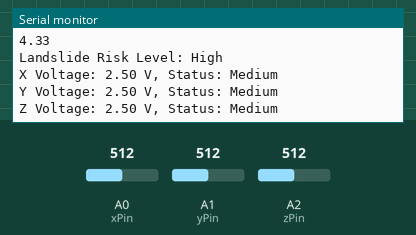
The sketch below on a simulated Arduino Uno, built with avr-gcc and run on an emulated ATmega328P. Parts: the last lines printed to the serial monitor. Inputs (shaded band) come from the test bench; at power-on: A0 (xPin) = 512, A1 (yPin) = 512, A2 (zPin) = 512.

Above: at 1.4 s.
1.5 s: A0 (xPin) set to 596
At 2.18 s:
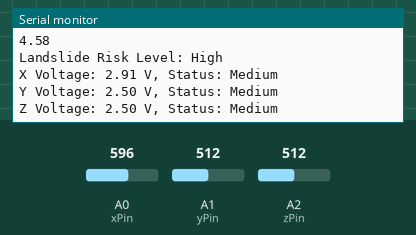
3.0 s: A0 (xPin) set to 629
At 3.91 s:
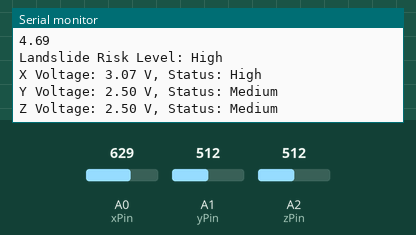
5.6 s: A1 (yPin) set to 602
At 6.22 s:
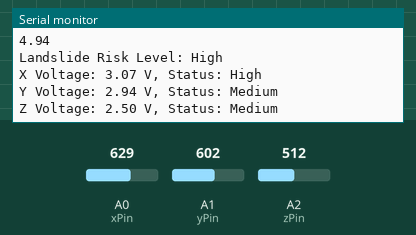
8.8 s: A1 (yPin) set to 625
At 9.69 s:
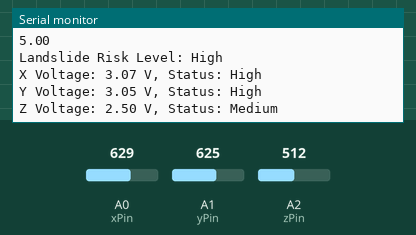
11.4 s: A2 (zPin) set to 603
At 11.99 s:
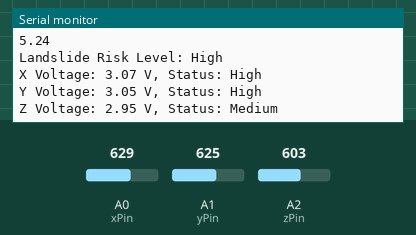
12.9 s: A2 (zPin) set to 625
At 13.71 s:
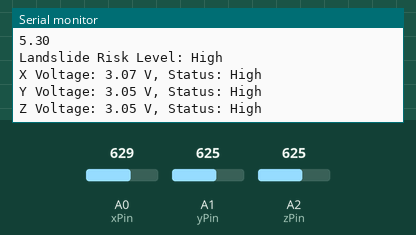
Timing chart, 0 to 15.9 s (numbered marks = the images above; inputs shaded):
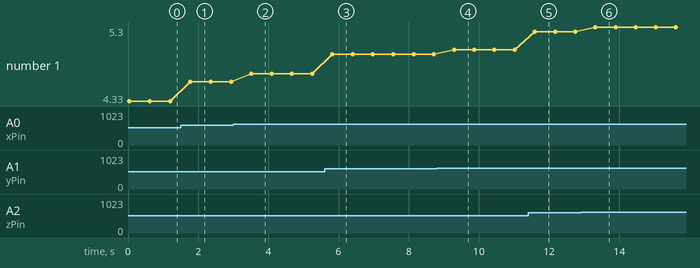

The sketch:

gy61.ino
```cpp
// Define pins for the accelerometer
const int xPin = A0;  // Pin connected to X output
const int yPin = A1;  // Pin connected to Y output
const int zPin = A2;  // Pin connected to Z output

// Define thresholds for voltage ranges (adjust as needed)
const float lowThreshold = 2.5;   // Below this voltage is considered "Low"
const float mediumThreshold = 3.0; // Between lowThreshold and this is "Medium"
const float highThreshold = 3.4;  // Above this voltage is considered "High"

void setup() {
  // Start serial communication
  Serial.begin(9600);
  Serial.println("GY-61 (ADXL335) Accelerometer Test");
}

void loop() {
  // Read the analog values from the accelerometer
  int xValue = analogRead(xPin);
  int yValue = analogRead(yPin);
  int zValue = analogRead(zPin);

  // Convert the analog readings to voltage
  float xVoltage = xValue * (5.0 / 1023.0);
  float yVoltage = yValue * (5.0 / 1023.0);
  float zVoltage = zValue * (5.0 / 1023.0);
  float accelMagnitude = sqrt(xVoltage * xVoltage + yVoltage * yVoltage + zVoltage * zVoltage);
  Serial.println(accelMagnitude);
  // Determine the risk level and print the corresponding message
  if (accelMagnitude <= lowThreshold) {
    Serial.println("Landslide Risk Level: Low");
  } else if (accelMagnitude > lowThreshold && accelMagnitude <= mediumThreshold) {
    Serial.println("Landslide Risk Level: Middle");
  } else {
    Serial.println("Landslide Risk Level: High");
  }

  // Categorize and print the voltage values
  Serial.print("X Voltage: ");
  Serial.print(xVoltage);
  Serial.print(" V, Status: ");
  Serial.println(getStatus(xVoltage));

  Serial.print("Y Voltage: ");
  Serial.print(yVoltage);
  Serial.print(" V, Status: ");
  Serial.println(getStatus(yVoltage));

  Serial.print("Z Voltage: ");
  Serial.print(zVoltage);
  Serial.print(" V, Status: ");
  Serial.println(getStatus(zVoltage));

  Serial.println(); // Newline for better readability

  // Add a delay before the next reading
  delay(500);
}

// Function to determine the status based on voltage
String getStatus(float voltage) {
  if (voltage < lowThreshold) {
    return "Low";
  } else if (voltage < mediumThreshold) {
    return "Medium";
  } else if (voltage < highThreshold) {
    return "High";
  } else {
    return "Over range";
  }
}
```

Measured:
- the behaviour switches between 613 and 614 on A2 (zPin) (found by bisection; images 5 and 6)
- after the input at 1.5 s, the serial monitor: prints a new line after 0.28 s (image 1)
- after the input at 3.0 s, the serial monitor: prints a new line after 0.52 s (image 2)
- after the input at 5.6 s, the serial monitor: prints a new line after 0.23 s (image 3)
- after the input at 8.8 s, the serial monitor: prints a new line after 0.49 s (image 4)
- after the input at 11.4 s, the serial monitor: prints a new line after 0.19 s (image 5)
- after the input at 12.9 s, the serial monitor: prints a new line after 0.42 s (image 6)
- plotted number 1: 4.33 → 4.58 after the input at 1.5 s, 4.58 → 4.69 after the input at 3.0 s, 4.69 → 4.94 after the input at 5.6 s, 4.94 → 5 after the input at 8.8 s, 5 → 5.24 after the input at 11.4 s
